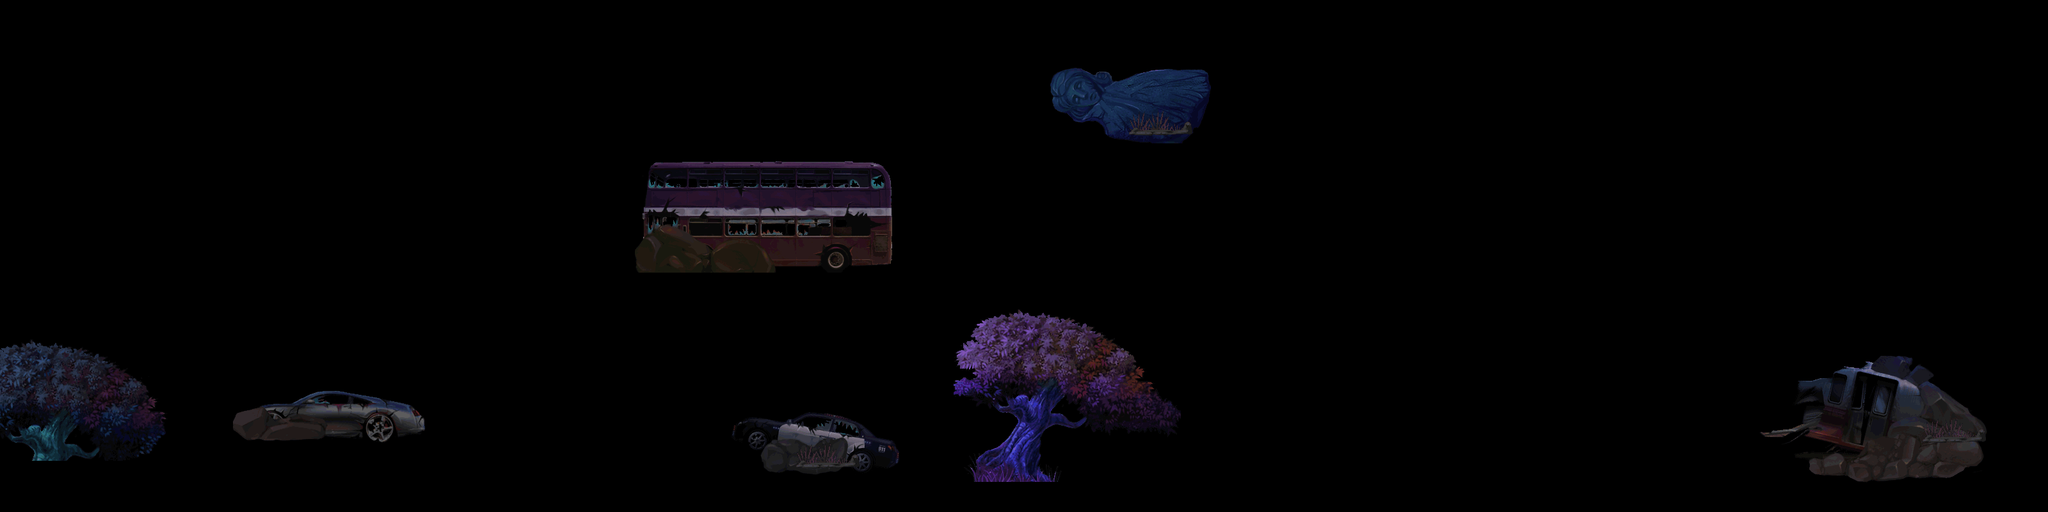

A level layout from a 2D game, rendered from its tile map. Below: a short description, then the map file with tile-grid data replaced by summaries:
An orthogonal 80x20 tile map with 40x40 px tiles, 2 tile layers (land1, land2).

<map version="1.0" orientation="orthogonal" width="80" height="20" tilewidth="40" tileheight="40">
 <tileset firstgid="1" name="a-jinjing" tilewidth="40" tileheight="40">
  <image source="a-jinjing.png" width="2036" height="1144" />
 </tileset>
 <layer name="land1" width="80" height="20">
  <data>[1600 cells, 399 non-empty, 399 distinct tile ids]</data>
 </layer>
 <layer name="land2" width="80" height="20">
  <data>[1600 cells, 37 non-empty, 13 distinct tile ids]</data>
 </layer>
</map>
